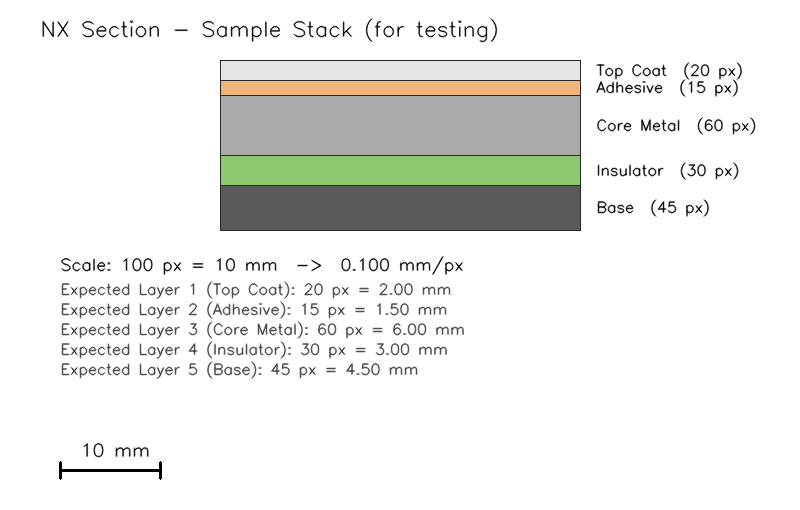
#> input picture examples/sample_section.png, 800 x 510 px
$ python -i edge_detector.py   (imports and definitions only)
#> lines starting #> are read from the running program, lines starting #| are printed output that depends on the picture; after the words box and inside, x2 and y2 are one past the last pixel; in counts of white or black regions, pixels touching at a corner belong together
#> further down, picture is the input picture: shape (510, 800, 3); mean B, G, R 232, 235.1, 234.3
"""OpenCV-based layer detection along a user-drawn measurement line."""

from __future__ import annotations

from typing import List, Sequence, Tuple

import cv2
import numpy as np

from .measurement import Layer

Point = Tuple[float, float]


def _auto_canny_thresholds(gray: np.ndarray, sigma: float = 0.33) -> Tuple[int, int]:
    median = float(np.median(gray))
    lower = int(max(0, (1.0 - sigma) * median))
    upper = int(min(255, (1.0 + sigma) * median))
    if upper <= lower:
        upper = lower + 1
    return lower, upper


def compute_edge_map(image_bgr: np.ndarray) -> np.ndarray:
    """Return a binary edge map from a BGR image."""
    if image_bgr is None or image_bgr.size == 0:
        raise ValueError("image_bgr is empty")
    if image_bgr.ndim == 3:
        gray = cv2.cvtColor(image_bgr, cv2.COLOR_BGR2GRAY)
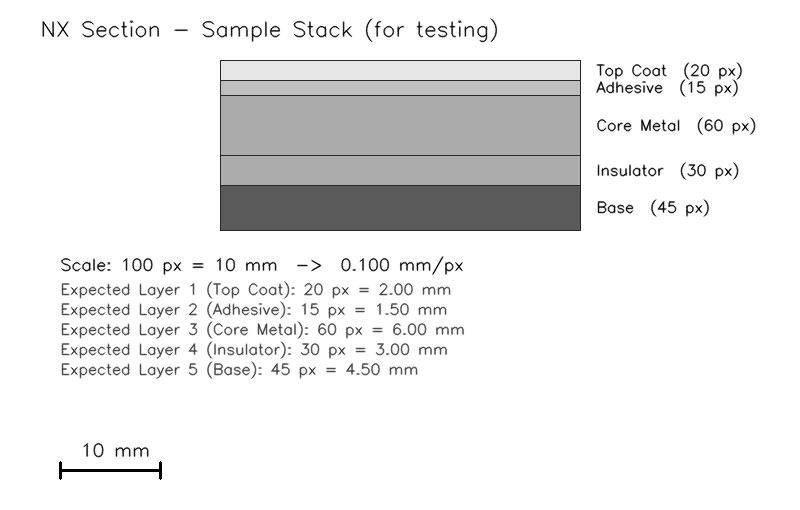
#> gray: shape (510, 800); min 0, max 255, mean 234.5
    else:
        gray = image_bgr
    blurred = cv2.GaussianBlur(gray, (3, 3), 0)
    low, high = _auto_canny_thresholds(blurred)
#> in _auto_canny_thresholds, `median = float(np.median(gray))`: median = 255
#> in _auto_canny_thresholds, `lower = int(max(0, (1.0 - sigma) * median))`: lower = 170
#> in _auto_canny_thresholds, `upper = int(min(255, (1.0 + sigma) * median))`: upper = 255
#> low = 170; high = 255
    return cv2.Canny(blurred, low, high)
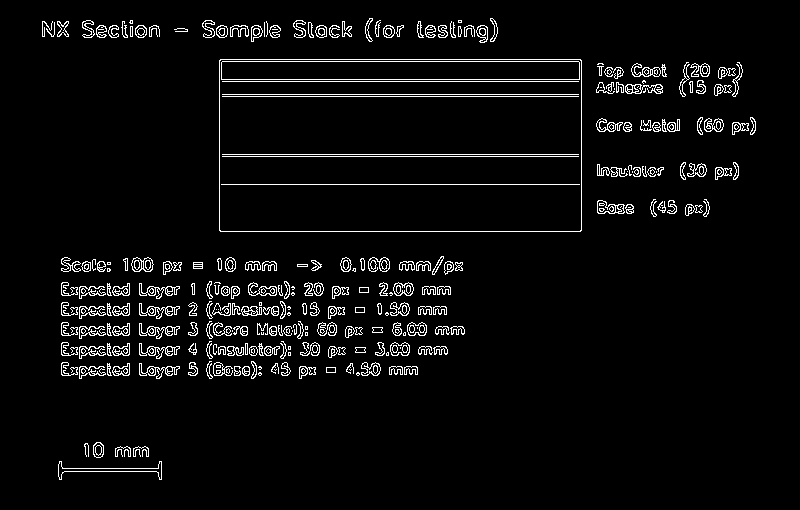
#> returned value: shape (510, 800); 4.4% white in thin lines or dots, all inside (x1, y1, x2, y2) = (42, 18, 756, 480)


# [106 lines left out: functions _sample_along_line, _find_boundaries, detect_layers, layers_from_boundaries, not called in this run]

>>> import cv2
>>> picture = cv2.imread('../../examples/sample_section.png')
>>> result = compute_edge_map(picture)
